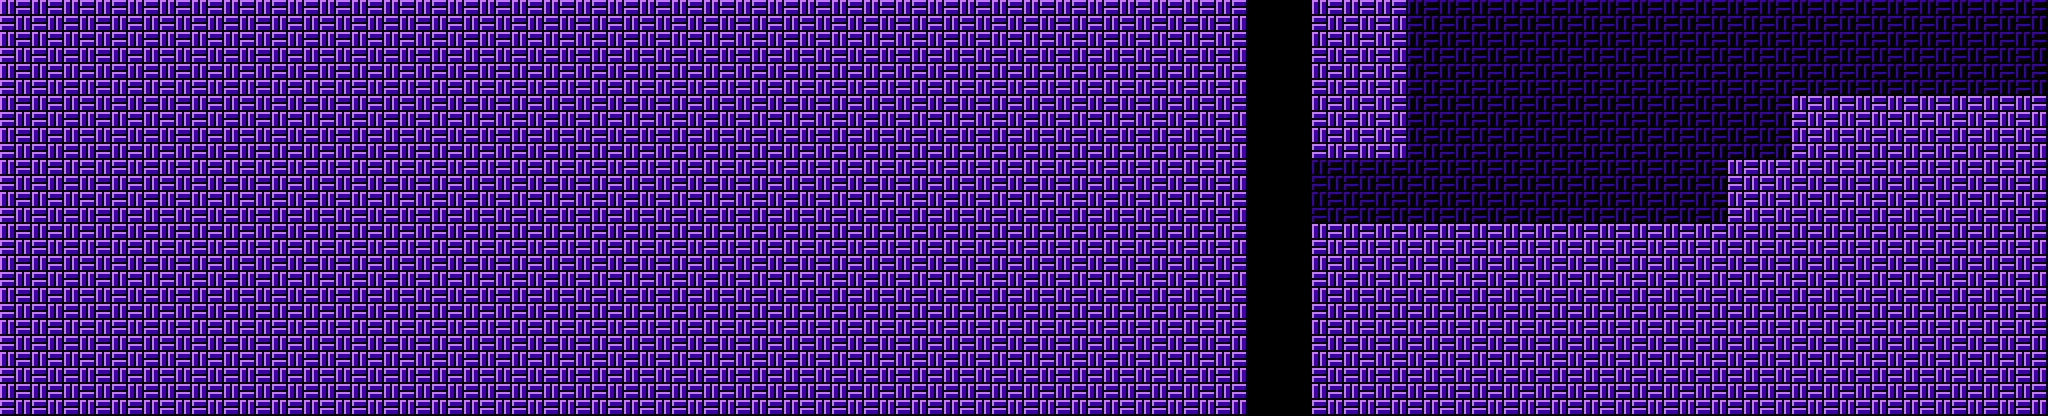

Rendered tile map (Tiled .tmx) drawn with the repository's tilesets; below, a short description and the full map source, tile grids included:
An orthogonal 128x26 tile map with 16x16 px tiles, 1 tile layer (base).

<map version="1.8" tiledversion="1.8.2" orientation="orthogonal" renderorder="right-down" width="128" height="26" tilewidth="16" tileheight="16" infinite="0" nextlayerid="6" nextobjectid="1">
 <tileset firstgid="0" source="palace-4.tsx" />
 <layer id="5" name="base" width="128" height="26">
  <data encoding="csv">
5,6,5,6,5,6,5,6,5,6,5,6,5,6,5,6,5,6,5,6,5,6,5,6,5,6,5,6,5,6,5,6,5,6,5,6,5,6,5,6,5,6,5,6,5,6,5,6,5,6,5,6,5,6,5,6,5,6,5,6,5,6,5,6,5,6,5,6,5,6,5,6,5,6,5,6,5,6,109,109,109,109,5,6,5,6,5,6,69,70,69,70,69,70,69,70,69,70,69,70,69,70,69,70,69,70,69,70,69,70,69,70,69,70,69,70,69,70,69,70,69,70,69,70,69,70,69,70,
6,5,6,5,6,5,6,5,6,5,6,5,6,5,6,5,6,5,6,5,6,5,6,5,6,5,6,5,6,5,6,5,6,5,6,5,6,5,6,5,6,5,6,5,6,5,6,5,6,5,6,5,6,5,6,5,6,5,6,5,6,5,6,5,6,5,6,5,6,5,6,5,6,5,6,5,6,5,109,109,109,109,6,5,6,5,6,5,70,69,70,69,70,69,70,69,70,69,70,69,70,69,70,69,70,69,70,69,70,69,70,69,70,69,70,69,70,69,70,69,70,69,70,69,70,69,70,69,
5,6,5,6,5,6,5,6,5,6,5,6,5,6,5,6,5,6,5,6,5,6,5,6,5,6,5,6,5,6,5,6,5,6,5,6,5,6,5,6,5,6,5,6,5,6,5,6,5,6,5,6,5,6,5,6,5,6,5,6,5,6,5,6,5,6,5,6,5,6,5,6,5,6,5,6,5,6,109,109,109,109,5,6,5,6,5,6,69,70,69,70,69,70,69,70,69,70,69,70,69,70,69,70,69,70,69,70,69,70,69,70,69,70,69,70,69,70,69,70,69,70,69,70,69,70,69,70,
6,5,6,5,6,5,6,5,6,5,6,5,6,5,6,5,6,5,6,5,6,5,6,5,6,5,6,5,6,5,6,5,6,5,6,5,6,5,6,5,6,5,6,5,6,5,6,5,6,5,6,5,6,5,6,5,6,5,6,5,6,5,6,5,6,5,6,5,6,5,6,5,6,5,6,5,6,5,109,109,109,109,6,5,6,5,6,5,70,69,70,69,70,69,70,69,70,69,70,69,70,69,70,69,70,69,70,69,70,69,70,69,70,69,70,69,70,69,70,69,70,69,70,69,70,69,70,69,
5,6,5,6,5,6,5,6,5,6,5,6,5,6,5,6,5,6,5,6,5,6,5,6,5,6,5,6,5,6,5,6,5,6,5,6,5,6,5,6,5,6,5,6,5,6,5,6,5,6,5,6,5,6,5,6,5,6,5,6,5,6,5,6,5,6,5,6,5,6,5,6,5,6,5,6,5,6,109,109,109,109,5,6,5,6,5,6,69,70,69,70,69,70,69,70,69,70,69,70,69,70,69,70,69,70,69,70,69,70,69,70,69,70,69,70,69,70,69,70,69,70,69,70,69,70,69,70,
6,5,6,5,6,5,6,5,6,5,6,5,6,5,6,5,6,5,6,5,6,5,6,5,6,5,6,5,6,5,6,5,6,5,6,5,6,5,6,5,6,5,6,5,6,5,6,5,6,5,6,5,6,5,6,5,6,5,6,5,6,5,6,5,6,5,6,5,6,5,6,5,6,5,6,5,6,5,109,109,109,109,6,5,6,5,6,5,70,69,70,69,70,69,70,69,70,69,70,69,70,69,70,69,70,69,70,69,70,69,70,69,70,69,70,69,70,69,70,69,70,69,70,69,70,69,70,69,
5,6,5,6,5,6,5,6,5,6,5,6,5,6,5,6,5,6,5,6,5,6,5,6,5,6,5,6,5,6,5,6,5,6,5,6,5,6,5,6,5,6,5,6,5,6,5,6,5,6,5,6,5,6,5,6,5,6,5,6,5,6,5,6,5,6,5,6,5,6,5,6,5,6,5,6,5,6,109,109,109,109,5,6,5,6,5,6,69,70,69,70,69,70,69,70,69,70,69,70,69,70,69,70,69,70,69,70,69,70,69,70,5,6,5,6,5,6,5,6,5,6,5,6,5,6,5,6,
6,5,6,5,6,5,6,5,6,5,6,5,6,5,6,5,6,5,6,5,6,5,6,5,6,5,6,5,6,5,6,5,6,5,6,5,6,5,6,5,6,5,6,5,6,5,6,5,6,5,6,5,6,5,6,5,6,5,6,5,6,5,6,5,6,5,6,5,6,5,6,5,6,5,6,5,6,5,109,109,109,109,6,5,6,5,6,5,70,69,70,69,70,69,70,69,70,69,70,69,70,69,70,69,70,69,70,69,70,69,70,69,6,5,6,5,6,5,6,5,6,5,6,5,6,5,6,5,
5,6,5,6,5,6,5,6,5,6,5,6,5,6,5,6,5,6,5,6,5,6,5,6,5,6,5,6,5,6,5,6,5,6,5,6,5,6,5,6,5,6,5,6,5,6,5,6,5,6,5,6,5,6,5,6,5,6,5,6,5,6,5,6,5,6,5,6,5,6,5,6,5,6,5,6,5,6,109,109,109,109,5,6,5,6,5,6,69,70,69,70,69,70,69,70,69,70,69,70,69,70,69,70,69,70,69,70,69,70,69,70,5,6,5,6,5,6,5,6,5,6,5,6,5,6,5,6,
6,5,6,5,6,5,6,5,6,5,6,5,6,5,6,5,6,5,6,5,6,5,6,5,6,5,6,5,6,5,6,5,6,5,6,5,6,5,6,5,6,5,6,5,6,5,6,5,6,5,6,5,6,5,6,5,6,5,6,5,6,5,6,5,6,5,6,5,6,5,6,5,6,5,6,5,6,5,109,109,109,109,6,5,6,5,6,5,70,69,70,69,70,69,70,69,70,69,70,69,70,69,70,69,70,69,70,69,70,69,70,69,6,5,6,5,6,5,6,5,6,5,6,5,6,5,6,5,
5,6,5,6,5,6,5,6,5,6,5,6,5,6,5,6,5,6,5,6,5,6,5,6,5,6,5,6,5,6,5,6,5,6,5,6,5,6,5,6,5,6,5,6,5,6,5,6,5,6,5,6,5,6,5,6,5,6,5,6,5,6,5,6,5,6,5,6,5,6,5,6,5,6,5,6,5,6,109,109,109,109,69,70,69,70,69,70,69,70,69,70,69,70,69,70,69,70,69,70,69,70,69,70,69,70,69,70,5,6,5,6,5,6,5,6,5,6,5,6,5,6,5,6,5,6,5,6,
6,5,6,5,6,5,6,5,6,5,6,5,6,5,6,5,6,5,6,5,6,5,6,5,6,5,6,5,6,5,6,5,6,5,6,5,6,5,6,5,6,5,6,5,6,5,6,5,6,5,6,5,6,5,6,5,6,5,6,5,6,5,6,5,6,5,6,5,6,5,6,5,6,5,6,5,6,5,109,109,109,109,70,69,70,69,70,69,70,69,70,69,70,69,70,69,70,69,70,69,70,69,70,69,70,69,70,69,6,5,6,5,6,5,6,5,6,5,6,5,6,5,6,5,6,5,6,5,
5,6,5,6,5,6,5,6,5,6,5,6,5,6,5,6,5,6,5,6,5,6,5,6,5,6,5,6,5,6,5,6,5,6,5,6,5,6,5,6,5,6,5,6,5,6,5,6,5,6,5,6,5,6,5,6,5,6,5,6,5,6,5,6,5,6,5,6,5,6,5,6,5,6,5,6,5,6,109,109,109,109,69,70,69,70,69,70,69,70,69,70,69,70,69,70,69,70,69,70,69,70,69,70,69,70,69,70,5,6,5,6,5,6,5,6,5,6,5,6,5,6,5,6,5,6,5,6,
6,5,6,5,6,5,6,5,6,5,6,5,6,5,6,5,6,5,6,5,6,5,6,5,6,5,6,5,6,5,6,5,6,5,6,5,6,5,6,5,6,5,6,5,6,5,6,5,6,5,6,5,6,5,6,5,6,5,6,5,6,5,6,5,6,5,6,5,6,5,6,5,6,5,6,5,6,5,109,109,109,109,70,69,70,69,70,69,70,69,70,69,70,69,70,69,70,69,70,69,70,69,70,69,70,69,70,69,6,5,6,5,6,5,6,5,6,5,6,5,6,5,6,5,6,5,6,5,
5,6,5,6,5,6,5,6,5,6,5,6,5,6,5,6,5,6,5,6,5,6,5,6,5,6,5,6,5,6,5,6,5,6,5,6,5,6,5,6,5,6,5,6,5,6,5,6,5,6,5,6,5,6,5,6,5,6,5,6,5,6,5,6,5,6,5,6,5,6,5,6,5,6,5,6,5,6,109,109,109,109,5,6,5,6,5,6,5,6,5,6,5,6,5,6,5,6,5,6,5,6,5,6,5,6,5,6,5,6,5,6,5,6,5,6,5,6,5,6,5,6,5,6,5,6,5,6,
6,5,6,5,6,5,6,5,6,5,6,5,6,5,6,5,6,5,6,5,6,5,6,5,6,5,6,5,6,5,6,5,6,5,6,5,6,5,6,5,6,5,6,5,6,5,6,5,6,5,6,5,6,5,6,5,6,5,6,5,6,5,6,5,6,5,6,5,6,5,6,5,6,5,6,5,6,5,109,109,109,109,6,5,6,5,6,5,6,5,6,5,6,5,6,5,6,5,6,5,6,5,6,5,6,5,6,5,6,5,6,5,6,5,6,5,6,5,6,5,6,5,6,5,6,5,6,5,
5,6,5,6,5,6,5,6,5,6,5,6,5,6,5,6,5,6,5,6,5,6,5,6,5,6,5,6,5,6,5,6,5,6,5,6,5,6,5,6,5,6,5,6,5,6,5,6,5,6,5,6,5,6,5,6,5,6,5,6,5,6,5,6,5,6,5,6,5,6,5,6,5,6,5,6,5,6,109,109,109,109,5,6,5,6,5,6,5,6,5,6,5,6,5,6,5,6,5,6,5,6,5,6,5,6,5,6,5,6,5,6,5,6,5,6,5,6,5,6,5,6,5,6,5,6,5,6,
6,5,6,5,6,5,6,5,6,5,6,5,6,5,6,5,6,5,6,5,6,5,6,5,6,5,6,5,6,5,6,5,6,5,6,5,6,5,6,5,6,5,6,5,6,5,6,5,6,5,6,5,6,5,6,5,6,5,6,5,6,5,6,5,6,5,6,5,6,5,6,5,6,5,6,5,6,5,109,109,109,109,6,5,6,5,6,5,6,5,6,5,6,5,6,5,6,5,6,5,6,5,6,5,6,5,6,5,6,5,6,5,6,5,6,5,6,5,6,5,6,5,6,5,6,5,6,5,
5,6,5,6,5,6,5,6,5,6,5,6,5,6,5,6,5,6,5,6,5,6,5,6,5,6,5,6,5,6,5,6,5,6,5,6,5,6,5,6,5,6,5,6,5,6,5,6,5,6,5,6,5,6,5,6,5,6,5,6,5,6,5,6,5,6,5,6,5,6,5,6,5,6,5,6,5,6,109,109,109,109,5,6,5,6,5,6,5,6,5,6,5,6,5,6,5,6,5,6,5,6,5,6,5,6,5,6,5,6,5,6,5,6,5,6,5,6,5,6,5,6,5,6,5,6,5,6,
6,5,6,5,6,5,6,5,6,5,6,5,6,5,6,5,6,5,6,5,6,5,6,5,6,5,6,5,6,5,6,5,6,5,6,5,6,5,6,5,6,5,6,5,6,5,6,5,6,5,6,5,6,5,6,5,6,5,6,5,6,5,6,5,6,5,6,5,6,5,6,5,6,5,6,5,6,5,109,109,109,109,6,5,6,5,6,5,6,5,6,5,6,5,6,5,6,5,6,5,6,5,6,5,6,5,6,5,6,5,6,5,6,5,6,5,6,5,6,5,6,5,6,5,6,5,6,5,
5,6,5,6,5,6,5,6,5,6,5,6,5,6,5,6,5,6,5,6,5,6,5,6,5,6,5,6,5,6,5,6,5,6,5,6,5,6,5,6,5,6,5,6,5,6,5,6,5,6,5,6,5,6,5,6,5,6,5,6,5,6,5,6,5,6,5,6,5,6,5,6,5,6,5,6,5,6,109,109,109,109,5,6,5,6,5,6,5,6,5,6,5,6,5,6,5,6,5,6,5,6,5,6,5,6,5,6,5,6,5,6,5,6,5,6,5,6,5,6,5,6,5,6,5,6,5,6,
6,5,6,5,6,5,6,5,6,5,6,5,6,5,6,5,6,5,6,5,6,5,6,5,6,5,6,5,6,5,6,5,6,5,6,5,6,5,6,5,6,5,6,5,6,5,6,5,6,5,6,5,6,5,6,5,6,5,6,5,6,5,6,5,6,5,6,5,6,5,6,5,6,5,6,5,6,5,109,109,109,109,6,5,6,5,6,5,6,5,6,5,6,5,6,5,6,5,6,5,6,5,6,5,6,5,6,5,6,5,6,5,6,5,6,5,6,5,6,5,6,5,6,5,6,5,6,5,
5,6,5,6,5,6,5,6,5,6,5,6,5,6,5,6,5,6,5,6,5,6,5,6,5,6,5,6,5,6,5,6,5,6,5,6,5,6,5,6,5,6,5,6,5,6,5,6,5,6,5,6,5,6,5,6,5,6,5,6,5,6,5,6,5,6,5,6,5,6,5,6,5,6,5,6,5,6,109,109,109,109,5,6,5,6,5,6,5,6,5,6,5,6,5,6,5,6,5,6,5,6,5,6,5,6,5,6,5,6,5,6,5,6,5,6,5,6,5,6,5,6,5,6,5,6,5,6,
6,5,6,5,6,5,6,5,6,5,6,5,6,5,6,5,6,5,6,5,6,5,6,5,6,5,6,5,6,5,6,5,6,5,6,5,6,5,6,5,6,5,6,5,6,5,6,5,6,5,6,5,6,5,6,5,6,5,6,5,6,5,6,5,6,5,6,5,6,5,6,5,6,5,6,5,6,5,109,109,109,109,6,5,6,5,6,5,6,5,6,5,6,5,6,5,6,5,6,5,6,5,6,5,6,5,6,5,6,5,6,5,6,5,6,5,6,5,6,5,6,5,6,5,6,5,6,5,
5,6,5,6,5,6,5,6,5,6,5,6,5,6,5,6,5,6,5,6,5,6,5,6,5,6,5,6,5,6,5,6,5,6,5,6,5,6,5,6,5,6,5,6,5,6,5,6,5,6,5,6,5,6,5,6,5,6,5,6,5,6,5,6,5,6,5,6,5,6,5,6,5,6,5,6,5,6,109,109,109,109,5,6,5,6,5,6,5,6,5,6,5,6,5,6,5,6,5,6,5,6,5,6,5,6,5,6,5,6,5,6,5,6,5,6,5,6,5,6,5,6,5,6,5,6,5,6,
6,5,6,5,6,5,6,5,6,5,6,5,6,5,6,5,6,5,6,5,6,5,6,5,6,5,6,5,6,5,6,5,6,5,6,5,6,5,6,5,6,5,6,5,6,5,6,5,6,5,6,5,6,5,6,5,6,5,6,5,6,5,6,5,6,5,6,5,6,5,6,5,6,5,6,5,6,5,109,109,109,109,6,5,6,5,6,5,6,5,6,5,6,5,6,5,6,5,6,5,6,5,6,5,6,5,6,5,6,5,6,5,6,5,6,5,6,5,6,5,6,5,6,5,6,5,6,5
</data>
 </layer>
</map>
